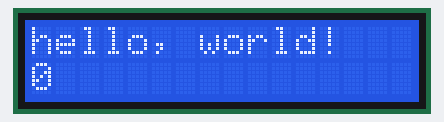
Simulated run of this program. Board: Arduino Uno, built with avr-gcc and run on an emulated ATmega328P. Shown: 16×2 character LCD.

Above: at 0.1 s.
At 4.1 s:
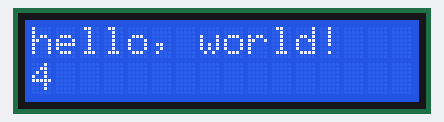
At 9.1 s:
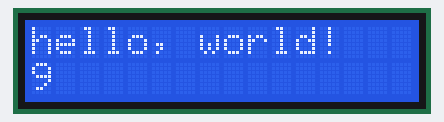
At 19.1 s:
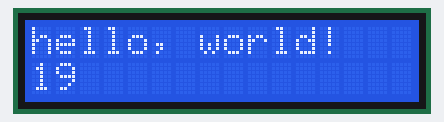
At 29.1 s:
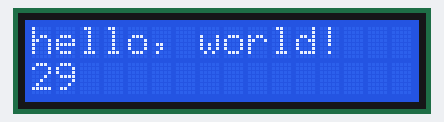
At 39.1 s:
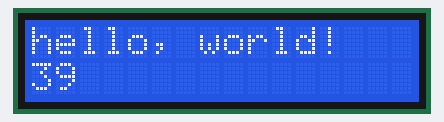

Measured:
- what the display in image 1 shows lasts 1.0 s, from 4.0 s to 5.0 s

The program:

main.cpp
```cpp
#include "Arduino.h"
#include "LiquidCrystal.h" //platformio lib install 887

// LCD1624腳位 (非I2C要接很多線)
/*
1 Vcc   -> V5
2 GND   -> GND
3 Vo    -> GND 或是接可變電阻可調整亮度 (Vo與Vcc差距越大會越亮)
4 RS    -> pin8
5 RW    -> GND
6 En    -> pin9
11 DB4  -> pin10
12 DB5  -> pin11
13 DB6  -> pin12
14 DB7  -> pin13
*/

const int rs = 8, en = 9, d4 = 10, d5 = 11, d6 = 12, d7 = 13;
LiquidCrystal lcd(rs, en, d4, d5, d6, d7);

void setup()
{
    lcd.begin(16, 2);
    lcd.print("hello, world!");
}

void loop()
{
    lcd.setCursor(0, 1);
    lcd.print(millis() / 1000);
} 
```
